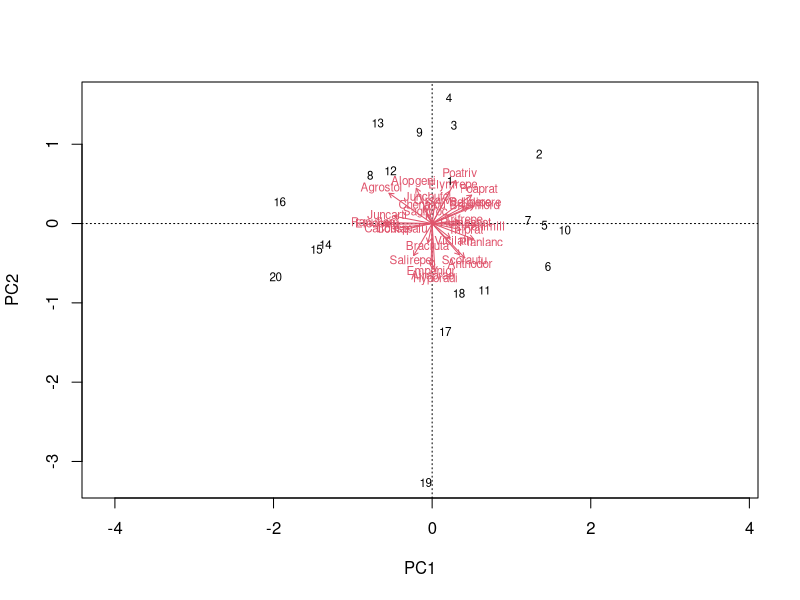
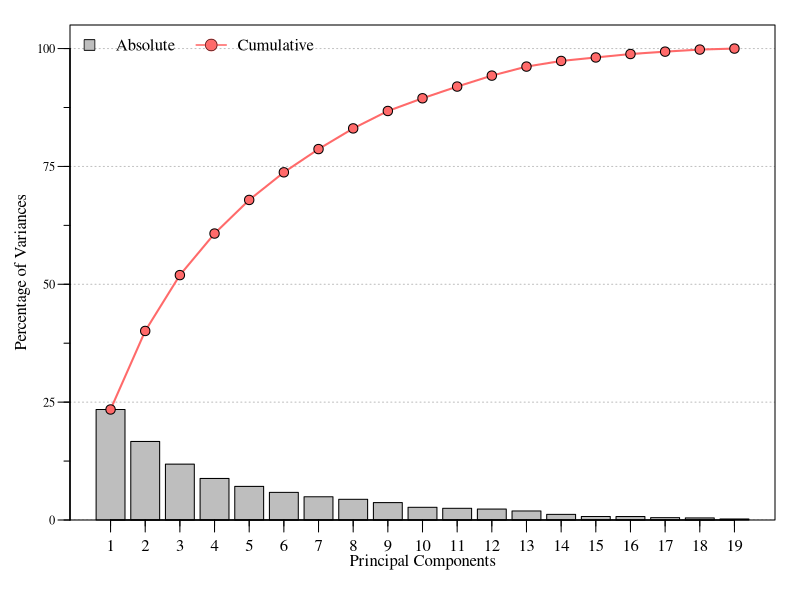
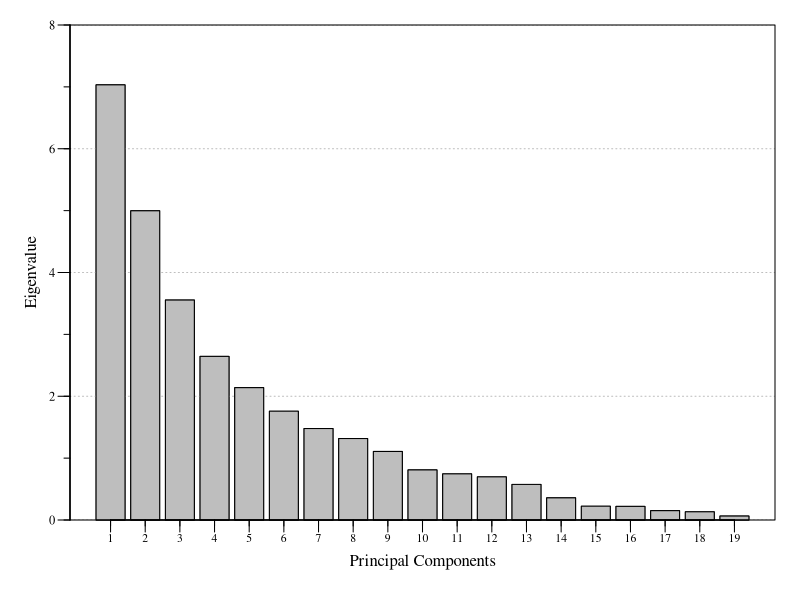
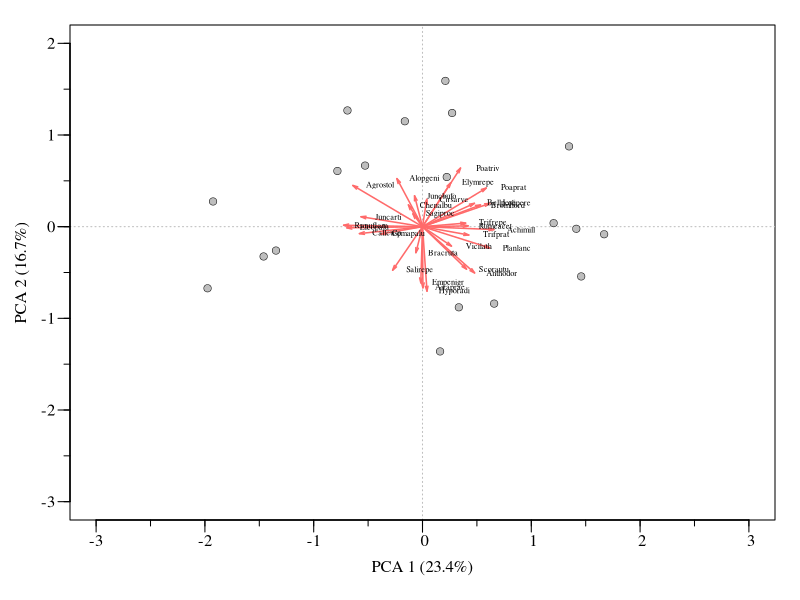
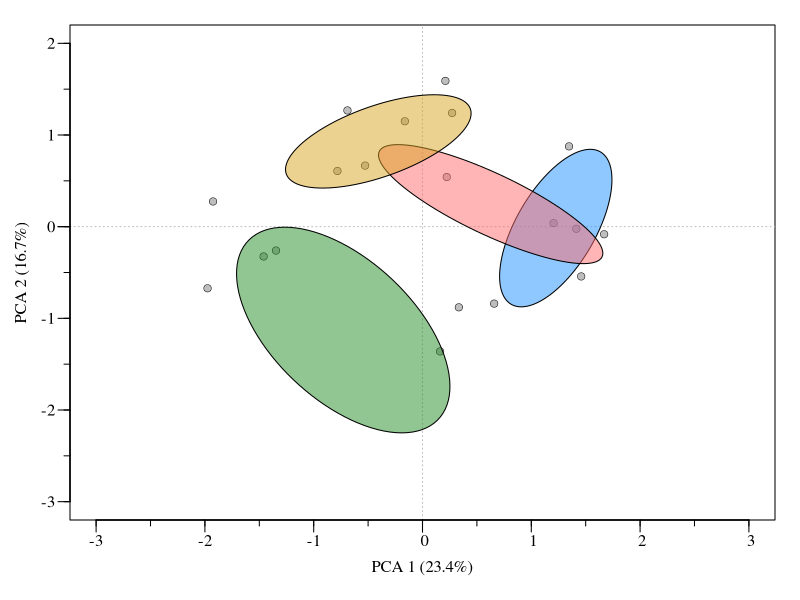
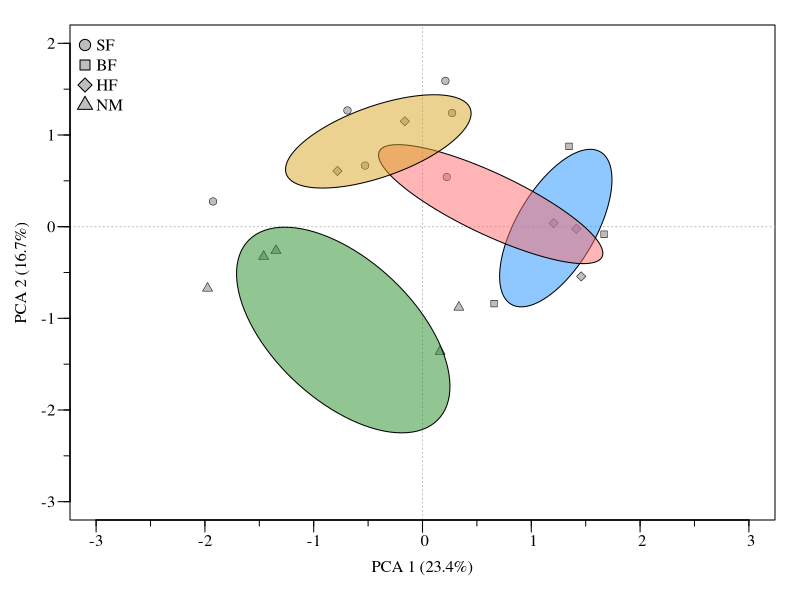
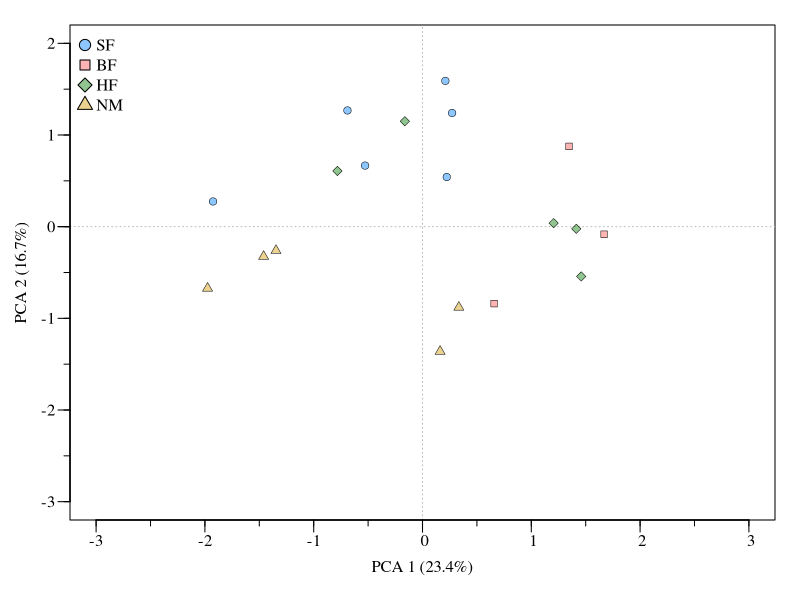

Write R code to recreate these figures, in order.

## Example of PCA/RDA code
##
## Code was compiled by Paul Julian
## contact infor: pjulian@ufl.edu

#Clears Everything...start fresh.
rm(list=ls(all=T));cat("\014");dev.off()

#Libraries
library(vegan)

#Custom functions
# Makes pretty axes when using base R-plotting
axis_fun=function(side,at,at2,labels,cex.axis,line=-0.25,lwd=1){
  axis(side,line=line,at=at,labels=labels,las=1,tcl=-0.6,lty=0,cex.axis=cex.axis);
  axis(side,at=at,labels=F,las=1,tcl=-0.6,lwd=lwd);
  axis(side,at=at2,labels=F,tcl=-0.3,lwd=lwd)
}

#Import data (using stock data for example)
data(dune)
data(dune.env)

## PCA Analysis
my.rda=rda(dune,scale=T);#  if scale=T then the analysis is identifical to PCA

biplot(my.rda);#stock biplot

# This pulls all of the eigenvalue and 
# estimates the variance for each component
eig <- my.rda$CA$eig
variance <- eig*100/sum(eig)
cumvar <- cumsum(variance)
eig.pca <- data.frame(eig = eig, variance = variance,cumvariance = cumvar)

#Screeplots
par(family="serif",mar=c(0.5,1.5,1,1),oma=c(3.5,2,0.25,0.25));

ylim.val=c(0,105);by.y=25;ymaj=seq(ylim.val[1],100,by.y);ymin=seq(ylim.val[1],100,by.y/2);#set y limit and delineates the major and minor ticks
x=barplot(eig.pca$variance,ylim=ylim.val,col="white",border=0,yaxt="n")# inital plot to get the measurements
abline(h=ymaj,lty=3,col="grey")#makes vertical lines from y axis
x=barplot(eig.pca$variance,ylim=ylim.val,col="grey",yaxt="n",add=T)# the real plot that matters
lines(x,eig.pca$cumvariance,col="indianred1",lwd=2)# adds the cumulative variance for each factor
points(x,eig.pca$cumvariance,pch=21,bg="indianred1",cex=1.25)
axis_fun(1,x,x,seq(1,length(x),1),1)
axis_fun(2,ymaj,ymin,ymaj,0.75);box(lwd=1)
mtext(side=1,line=1.5,"Principal Components")
mtext(side=2,line=2,"Percentage of Variances")
legend.text=c("Absolute","Cumulative");#helper vaiable for legend
pt.col=c("grey","indianred1")#helper vaiable for legend
legend("topleft",legend=legend.text,pch=c(22,21),pt.bg=pt.col,col=c("black",pt.col[2]),lty=c(0,1),lwd=1.5,pt.cex=1.5,ncol=2,cex=1,bty="n",y.intersp=1,x.intersp=0.75,xpd=NA,xjust=0.5,text.col="white")
legend("topleft",legend=legend.text,pch=c(22,21),pt.bg=pt.col,col="black",lty=0,lwd=0.5,pt.cex=1.55,ncol=2,cex=1,bty="n",y.intersp=1,x.intersp=0.75,xpd=NA,xjust=0.5)

ylim.val=c(0,8);by.y=2;ymaj=seq(ylim.val[1],100,by.y);ymin=seq(ylim.val[1],100,by.y/2)
x=barplot(eig.pca$eig,ylim=ylim.val,col="grey",yaxt="n")
abline(h=ymaj,lty=3,col="grey")
x=barplot(eig.pca$eig,ylim=ylim.val,col="grey",yaxt="n",add=T)
axis_fun(1,line=-0.7,x,x,seq(1,length(x),1),0.7)
axis_fun(2,ymaj,ymin,ymaj,0.75);box(lwd=1)
mtext(side=1,line=1.5,"Principal Components")
mtext(side=2,line=1.5,"Eigenvalue")


#biplot
scrs=scores(my.rda,display=c("sites","species"));#extracts scores from PCA analysis

#Basic biplot you get from biplot()
xlim.val=c(-3,3);by.x=1;xmaj=c(0,seq(xlim.val[1],xlim.val[2],by.x));xmin=seq(xlim.val[1],xlim.val[2],by.x/2);# xlim., major and minor ticks all in one line
ylim.val=c(-3,2);by.y=1;ymaj=c(0,seq(ylim.val[1],ylim.val[2],by.y));ymin=seq(ylim.val[1],ylim.val[2],by.y/2);# ylim., major and minor ticks all in one line
plot(xlim.val,ylim.val,type="n",yaxt="n",xaxt="n",ylab=NA,xlab=NA);#essentially an empty plot
abline(h=0,v=0,lty=3,col="grey");# makes the fancy 0 axis lines
points(scrs$sites,pch=21,bg="grey",cex=1,lwd=0.5); #plots the points
arrows(0,0,scrs$species[,1],scrs$species[,2],length = 0.05, angle = 15, code = 2,col="indianred1",lwd=1.5);# makes the arrows
with(scrs,text(species[,1]+0.25,species[,2],labels=rownames(species),cex=0.5));#adds labels to the arrows; 
axis_fun(1,line=-0.5,xmaj,xmin,format(xmaj),1); #adds x axis ticks
axis_fun(2,ymaj,ymin,format(ymaj),1); #adds y axis ticks
mtext(side=1,line=1.8,paste0("PCA 1 (",round(eig.pca$variance[1],1),"%)"));#adds x axis label with percent variance
mtext(side=2,line=2,paste0("PCA 2 (",round(eig.pca$variance[2],1),"%)"));#adds y axis label with percent variance




# if you prefer to add some additional information ordiellipse 
# is a great way to highlight different attributes
# Can also code the points to difference values for the same effect. 

xlim.val=c(-3,3);by.x=1;xmaj=c(0,seq(xlim.val[1],xlim.val[2],by.x));xmin=seq(xlim.val[1],xlim.val[2],by.x/2)
ylim.val=c(-3,2);by.y=1;ymaj=c(0,seq(ylim.val[1],ylim.val[2],by.y));ymin=seq(ylim.val[1],ylim.val[2],by.y/2)
plot(xlim.val,ylim.val,type="n",yaxt="n",xaxt="n",ylab=NA,xlab=NA)
abline(h=0,v=0,lty=3,col="grey")
points(scrs$sites,pch=21,bg="grey",cex=1,lwd=0.5)
x=ordiellipse(my.rda,group=dune.env$Management,draw="polygon",label=F,col=c("dodgerblue1","indianred1","forestgreen","goldenrod"),border=T,cex=0.8)
axis_fun(1,line=-0.5,xmaj,xmin,format(xmaj),1)
axis_fun(2,ymaj,ymin,format(ymaj),1)
mtext(side=1,line=1.8,paste0("PCA 1 (",round(eig.pca$variance[1],1),"%)"));#adds x axis label with percent variance
mtext(side=2,line=2,paste0("PCA 2 (",round(eig.pca$variance[2],1),"%)"));#adds y axis label with percent variance


# Code the points to be different shape based on management field
dune.env.points=merge(data.frame(id=1:nrow(dune.env),Management=dune.env$Management),
                      data.frame(Management=c("SF","BF","HF","NM"),
                                 point.num=c(21,22,23,24),
                                 point.col=c("dodgerblue1","indianred1","forestgreen","goldenrod")))

# you have to trick the data set because when you merge the management data
# it reorders the data which is why I made the "id" variable. 
dune.env.points=dune.env.points[order(dune.env.points$id),];

# Biplot with ellispes 
xlim.val=c(-3,3);by.x=1;xmaj=c(0,seq(xlim.val[1],xlim.val[2],by.x));xmin=seq(xlim.val[1],xlim.val[2],by.x/2)
ylim.val=c(-3,2);by.y=1;ymaj=c(0,seq(ylim.val[1],ylim.val[2],by.y));ymin=seq(ylim.val[1],ylim.val[2],by.y/2)
plot(xlim.val,ylim.val,type="n",yaxt="n",xaxt="n",ylab=NA,xlab=NA)
abline(h=0,v=0,lty=3,col="grey")
points(scrs$sites,pch=dune.env.points$point.num,bg="grey",cex=1,lwd=0.5)
x=ordiellipse(my.rda,group=dune.env$Management,draw="polygon",label=F,col=c("dodgerblue1","indianred1","forestgreen","goldenrod"),border=T,cex=0.8)
axis_fun(1,line=-0.5,xmaj,xmin,format(xmaj),1)
axis_fun(2,ymaj,ymin,format(ymaj),1)
mtext(side=1,line=1.8,paste0("PCA 1 (",round(eig.pca$variance[1],1),"%)"));#adds x axis label with percent variance
mtext(side=2,line=2,paste0("PCA 2 (",round(eig.pca$variance[2],1),"%)"));#adds y axis label with percent variance
legend.text=c("SF","BF","HF","NM");#helper vaiable for legend
legend("topleft",legend=legend.text,pch=c(21,22,23,24),pt.bg="grey",pt.cex=1.5,ncol=1,cex=1,bty="n",y.intersp=1,x.intersp=0.75,xpd=NA,xjust=0.5)


# Biplot different shape and colors
xlim.val=c(-3,3);by.x=1;xmaj=c(0,seq(xlim.val[1],xlim.val[2],by.x));xmin=seq(xlim.val[1],xlim.val[2],by.x/2)
ylim.val=c(-3,2);by.y=1;ymaj=c(0,seq(ylim.val[1],ylim.val[2],by.y));ymin=seq(ylim.val[1],ylim.val[2],by.y/2)
plot(xlim.val,ylim.val,type="n",yaxt="n",xaxt="n",ylab=NA,xlab=NA)
abline(h=0,v=0,lty=3,col="grey")
points(scrs$sites,pch=dune.env.points$point.num,bg=adjustcolor(dune.env.points$point.col,0.5),cex=1,lwd=0.5);#adjusts color and shape
axis_fun(1,line=-0.5,xmaj,xmin,format(xmaj),1)
axis_fun(2,ymaj,ymin,format(ymaj),1)
mtext(side=1,line=1.8,paste0("PCA 1 (",round(eig.pca$variance[1],1),"%)"));#adds x axis label with percent variance
mtext(side=2,line=2,paste0("PCA 2 (",round(eig.pca$variance[2],1),"%)"));#adds y axis label with percent variance
legend.text=c("SF","BF","HF","NM");#helper vaiable for legend
pt.col=adjustcolor(c("dodgerblue1","indianred1","forestgreen","goldenrod"),0.5)
legend("topleft",legend=legend.text,pch=c(21,22,23,24),pt.bg=pt.col,pt.cex=1.5,ncol=1,cex=1,bty="n",y.intersp=1,x.intersp=0.75,xpd=NA,xjust=0.5)
